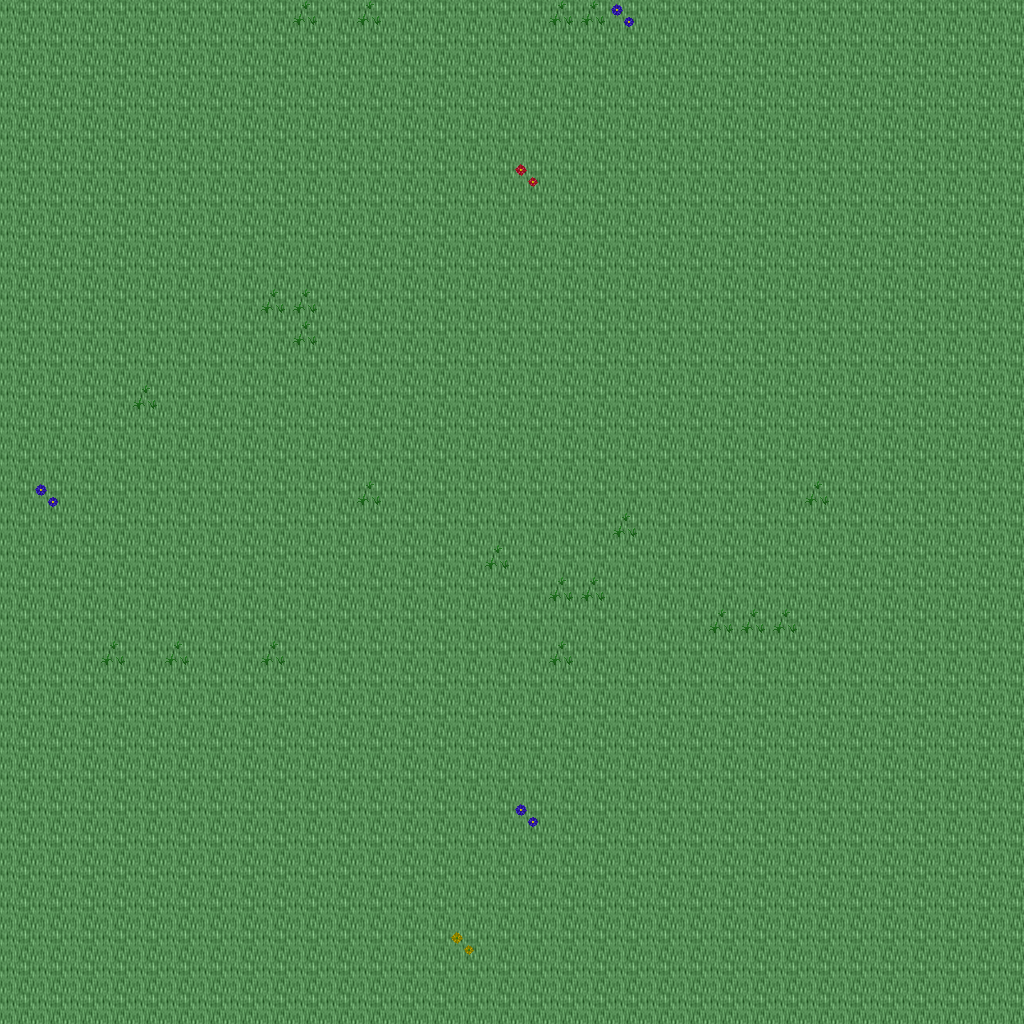

The image is a tile-based game level rendered from a .tmx file. Its description and source (layers, tilesets, objects; grid data summarised) follow:
An orthogonal 32x32 tile map with 32x32 px tiles, 5 tile layers (Ground, Objects, Objects2, Above, ...), 1 hidden layer not drawn, 16 tilesets.

<map version="1.10" tiledversion="1.11.0" orientation="orthogonal" renderorder="right-down" width="32" height="32" tilewidth="32" tileheight="32" infinite="0" nextlayerid="11" nextobjectid="1">
 <tileset firstgid="1" name="ground_ground" tilewidth="32" tileheight="32" tilecount="33" columns="3">
  <image source="../drawable/ground_ground.png" width="96" height="352" />
 </tileset>
 <tileset firstgid="34" name="ground_ridge_earth_dark" tilewidth="32" tileheight="32" tilecount="96" columns="12">
  <image source="../drawable/ground_ridge_earth_dark.png" width="384" height="256" />
 </tileset>
 <tileset firstgid="130" name="ground_earth_edges" tilewidth="32" tileheight="32" tilecount="18" columns="6">
  <image source="../drawable/ground_earth_edges.png" width="192" height="96" />
 </tileset>
 <tileset firstgid="148" name="ground_rock_pebbles" tilewidth="32" tileheight="32" tilecount="3" columns="1">
  <image source="../drawable/ground_rock_pebbles.png" width="32" height="96" />
 </tileset>
 <tileset firstgid="151" name="plant_grasses" tilewidth="32" tileheight="32" tilecount="6" columns="3">
  <image source="../drawable/plant_grasses.png" width="96" height="64" />
 </tileset>
 <tileset firstgid="157" name="plant_flower_daisy_white" tilewidth="32" tileheight="32" tilecount="8" columns="2">
  <image source="../drawable/plant_flower_daisy_white.png" width="64" height="128" />
 </tileset>
 <tileset firstgid="165" name="plant_flower_daisy_blue" tilewidth="32" tileheight="32" tilecount="8" columns="2">
  <image source="../drawable/plant_flower_daisy_blue.png" width="64" height="128" />
 </tileset>
 <tileset firstgid="173" name="plant_flower_daisy_red" tilewidth="32" tileheight="32" tilecount="8" columns="2">
  <image source="../drawable/plant_flower_daisy_red.png" width="64" height="128" />
 </tileset>
 <tileset firstgid="181" name="plant_flower_daisy_yellow" tilewidth="32" tileheight="32" tilecount="8" columns="2">
  <image source="../drawable/plant_flower_daisy_yellow.png" width="64" height="128" />
 </tileset>
 <tileset firstgid="189" name="plant_tree_tree_green" tilewidth="32" tileheight="32" tilecount="88" columns="8">
  <image source="../drawable/plant_tree_tree_green.png" width="256" height="352" />
 </tileset>
 <tileset firstgid="277" name="logic_portal" tilewidth="32" tileheight="32" tilecount="24" columns="8">
  <image source="../drawable/logic_portal.png" width="256" height="96" />
 </tileset>
 <tileset firstgid="301" name="logic_collision" tilewidth="32" tileheight="32" tilecount="1" columns="1">
  <image source="../drawable/logic_collision.png" width="32" height="32" />
 </tileset>
 <tileset firstgid="302" name="furniture_chair_bench_wooden" tilewidth="32" tileheight="32" tilecount="8" columns="2">
  <image source="../drawable/furniture_chair_bench_wooden.png" width="64" height="128" />
 </tileset>
 <tileset firstgid="310" name="plant_stump_int_small_stump_2" tilewidth="32" tileheight="32" tilecount="1" columns="1">
  <image source="../drawable/plant_stump_int_small_stump_2.png" width="32" height="32" />
 </tileset>
 <tileset firstgid="311" name="object_well_hoist" tilewidth="32" tileheight="32" tilecount="9" columns="3">
  <image source="../drawable/object_well_hoist.png" width="96" height="96" />
 </tileset>
 <tileset firstgid="320" name="logic_creature_mutant" tilewidth="32" tileheight="32" tilecount="7" columns="7">
  <image source="../drawable/logic_creature_mutant.png" width="224" height="32" />
 </tileset>
 <layer id="1" name="Ground" width="32" height="32">
  <data>[1024 cells, 1024 non-empty, 1 distinct tile ids]</data>
 </layer>
 <layer id="2" name="Objects" width="32" height="32">
  <data>[1024 cells, 26 non-empty, 4 distinct tile ids]</data>
 </layer>
 <layer id="3" name="Objects2" width="32" height="32">
  <data>[1024 cells, 0 non-empty, 0 distinct tile ids]</data>
 </layer>
 <layer id="4" name="Above" width="32" height="32">
  <data>[1024 cells, 0 non-empty, 0 distinct tile ids]</data>
 </layer>
 <layer id="5" name="Above2" width="32" height="32">
  <data>[1024 cells, 0 non-empty, 0 distinct tile ids]</data>
 </layer>
 <layer id="6" name="Walkable" width="32" height="32" visible="0">
  <data>[1024 cells, 0 non-empty, 0 distinct tile ids]</data>
 </layer>
 <objectgroup id="7" name="Mapevents" />
 <objectgroup id="8" name="Spawn" />
 <objectgroup id="9" name="Keys" />
 <objectgroup id="10" name="Replace" />
</map>
